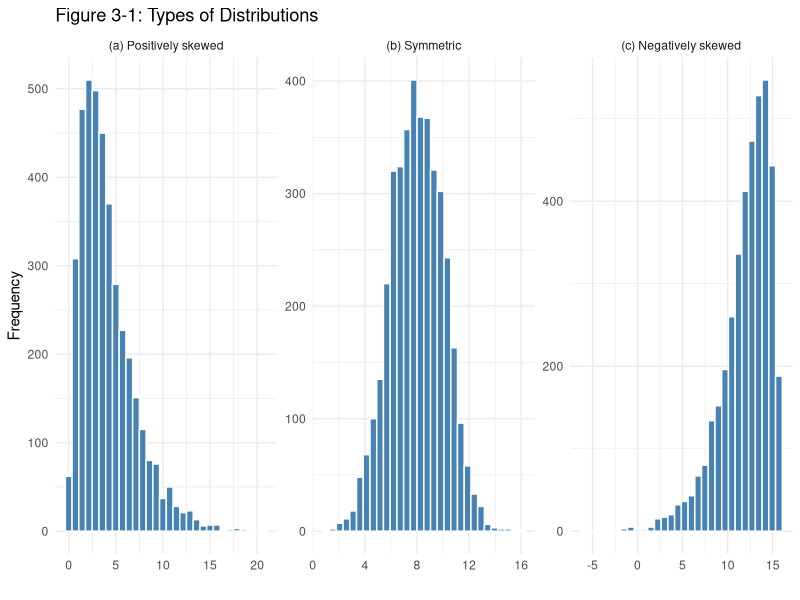
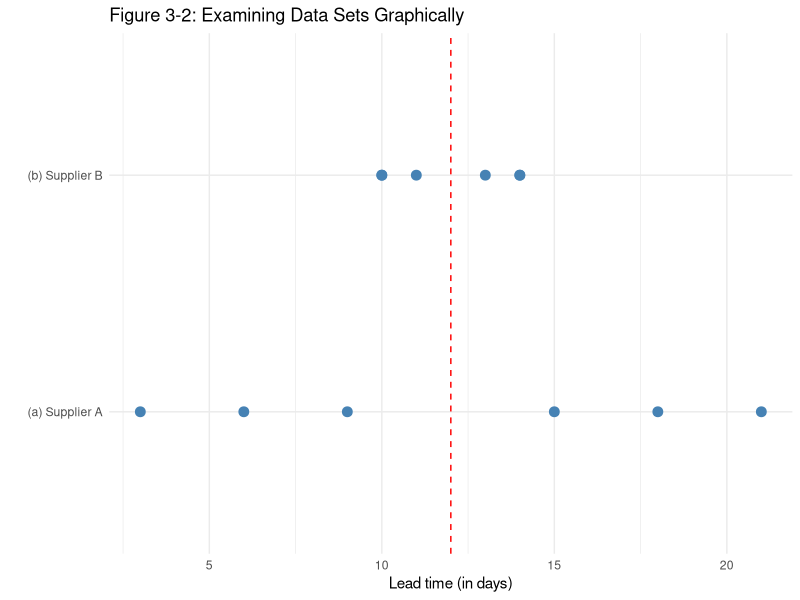
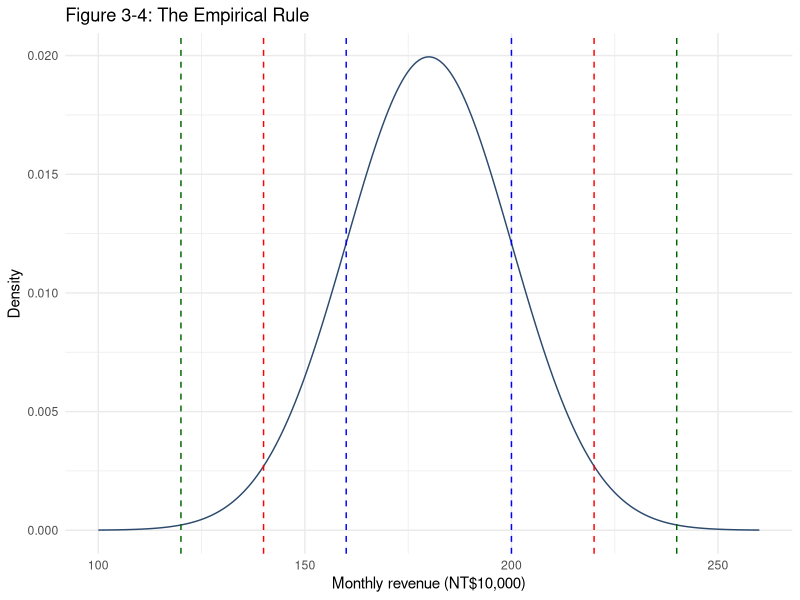
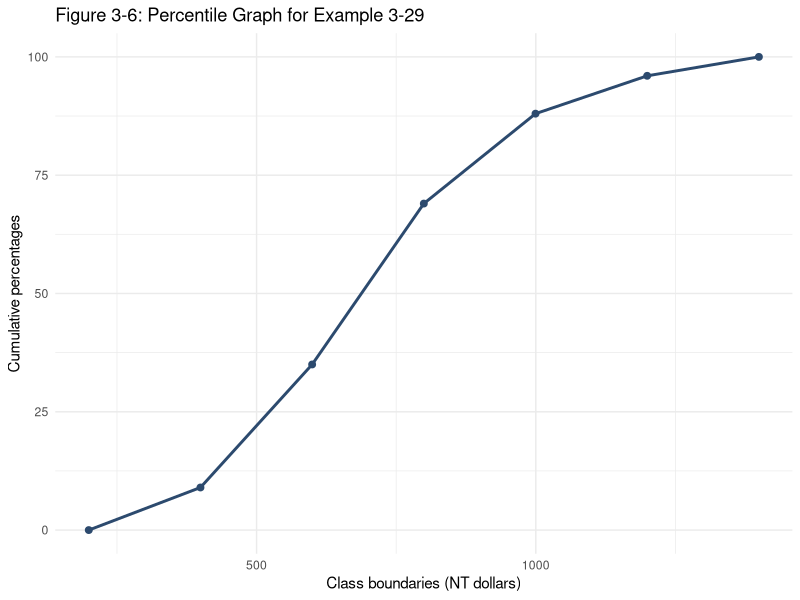
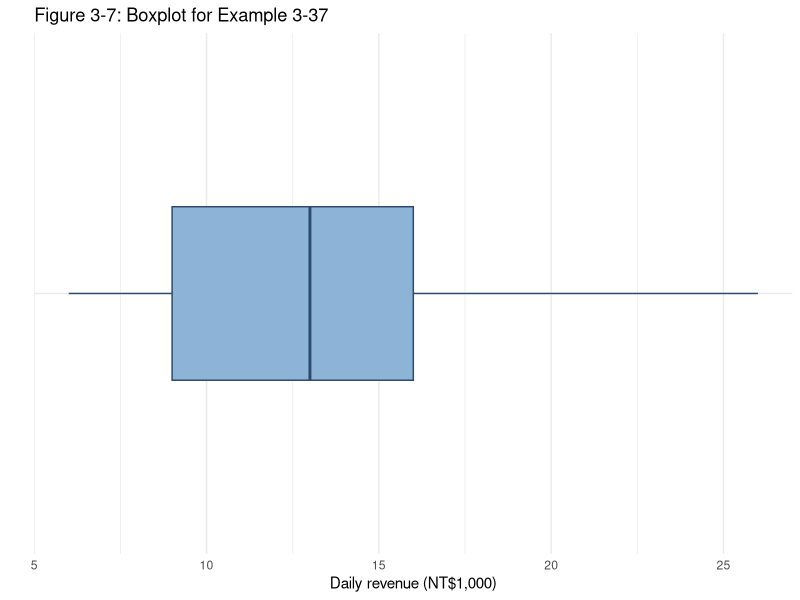
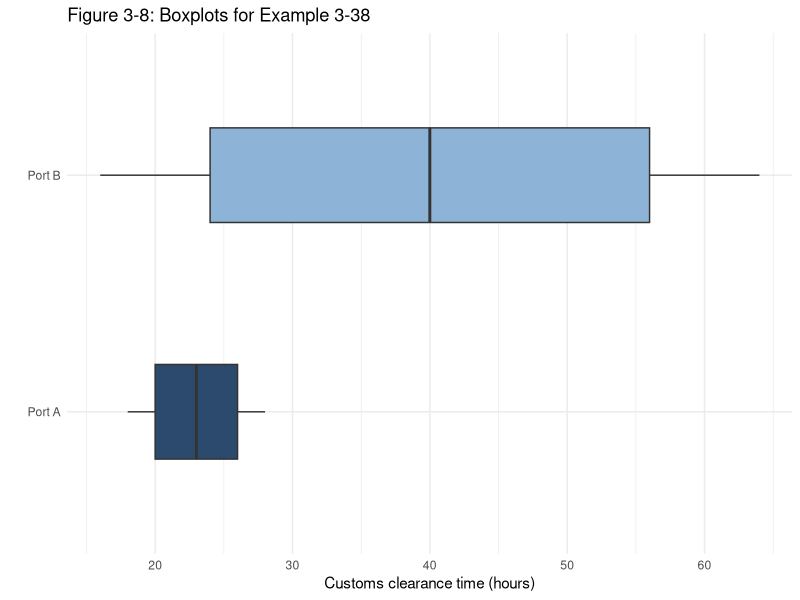

Source code (R) for these figures, in order:
## ---- chunk 1
library(tidyverse)
## ---- chunk 2
coffee_revenue <- c(2.8, 3.5, 4.1, 2.6, 5.0, 3.9, 4.4, 3.2, 4.7)

sum(coffee_revenue)
round(mean(coffee_revenue), 2)
## ---- chunk 3
export_value <- c(486, 512, 545, 578, 614)

sum(export_value)
mean(export_value)
## ---- chunk 4
lower <- c(9.5, 14.5, 19.5, 24.5, 29.5)
upper <- lower + 5

stall_revenue <- tibble(Class = paste0(lower, "-", upper),
                        f  = c(8, 7, 5, 3, 2),
                        Xm = (lower + upper) / 2) |>
  mutate(fXm = f * Xm)

knitr::kable(stall_revenue, align = "c")
## ---- chunk 5
sum(stall_revenue$f)
sum(stall_revenue$fXm)
sum(stall_revenue$fXm) / sum(stall_revenue$f)
## ---- chunk 6
mrt_passengers <- c(42, 57, 38, 61, 49, 55, 44)

sort(mrt_passengers)
length(mrt_passengers)
median(mrt_passengers)
## ---- chunk 7
containers_teu <- c(146, 133, 171, 119, 154, 126, 162, 140)

sort(containers_teu)
length(containers_teu)
median(containers_teu)
## ---- chunk 8
delivery_time <- c(32, 28, 35, 28, 41, 37, 26)

sort(delivery_time)
table(delivery_time)
## ---- chunk 9
pickers <- c(18, 18, 18, 18, 18,
             21, 23, 23, 23, 24,
             23, 25, 26, 25, 23)

picker_counts <- table(pickers)
picker_counts
names(picker_counts)[picker_counts == max(picker_counts)]
## ---- chunk 10
hotel_rating <- c(4.3, 3.8, 4.6, 3.5, 4.1, 3.9, 4.8, 4.2)

table(hotel_rating)
max(table(hotel_rating))
## ---- chunk 11
stall_revenue |> select(Class, f) |> knitr::kable(align = "c")

stall_revenue$Class[which.max(stall_revenue$f)]
## ---- chunk 12
payment <- tibble(Method = c("Credit card", "Mobile payment", "Cash",
                             "Store credit", "Bank transfer"),
                  Number = c(214, 168, 95, 32, 11))

knitr::kable(payment, align = "c")
payment$Method[which.max(payment$Number)]
## ---- chunk 13
salary <- c(180000, 72000, 48000, 35000, 35000)

mean(salary)
median(salary)
names(which.max(table(salary)))
## ---- chunk 14
cancellations <- c(6, 41, 97, 112, 58)

min(cancellations)
max(cancellations)
(min(cancellations) + max(cancellations)) / 2
## ---- chunk 15
containers_loaded <- c(318, 742, 906, 455, 264)

min(containers_loaded)
max(containers_loaded)
(min(containers_loaded) + max(containers_loaded)) / 2
## ---- chunk 16
courses <- tibble(
  Course  = c("International Trade Practice", "Business Statistics",
              "Managerial Accounting", "Business English Presentation"),
  Credits = c(4, 3, 3, 2),
  Grade   = c(4, 3, 2, 3))

knitr::kable(courses, align = "c")
round(sum(courses$Credits * courses$Grade) / sum(courses$Credits), 1)
## ---- chunk 17
set.seed(2026)
shapes <- tibble(
  value = c(rgamma(4000, 2, 0.5), rnorm(4000, 8, 2),
            16 - rgamma(4000, 2, 0.5)),
  shape = rep(c("(a) Positively skewed", "(b) Symmetric",
                "(c) Negatively skewed"), each = 4000))

p_shapes <- ggplot(shapes, aes(x = value)) +
  geom_histogram(bins = 30, fill = "steelblue", color = "white") +
  facet_wrap(~ shape, scales = "free") +
  labs(title = "Figure 3-1: Types of Distributions", x = "", y = "Frequency") +
  theme_minimal()
## ---- chunk 18
p_shapes
## ---- chunk 19
supplier_a <- c(9, 21, 3, 15, 6, 18)
supplier_b <- c(14, 10, 13, 11, 14, 10)

c(sum = sum(supplier_a), mean = mean(supplier_a))
c(sum = sum(supplier_b), mean = mean(supplier_b))
## ---- chunk 20
tibble(Supplier = rep(c("(a) Supplier A", "(b) Supplier B"), each = 6),
       Days = c(supplier_a, supplier_b)) |>
  ggplot(aes(x = Days, y = Supplier)) +
  geom_point(size = 3, color = "steelblue") +
  geom_vline(xintercept = 12, linetype = "dashed", color = "red") +
  labs(title = "Figure 3-2: Examining Data Sets Graphically",
       x = "Lead time (in days)", y = "") +
  theme_minimal()
## ---- chunk 21
diff(range(supplier_a))
diff(range(supplier_b))
## ---- chunk 22
parcels <- c(37, 62, 19, 48, 55, 41)

diff(range(parcels))
## ---- chunk 23
deviations_a <- tibble(X = supplier_a, dev = X - mean(supplier_a), dev2 = dev^2)

knitr::kable(deviations_a, col.names = c("Values X", "X - mu", "(X - mu)^2"),
             align = "c")
sum(deviations_a$dev2)
## ---- chunk 24
population_variance <- function(values) mean((values - mean(values))^2)

variance_a <- population_variance(supplier_a)
variance_a
round(sqrt(variance_a), 1)
## ---- chunk 25
deviations_b <- tibble(X = supplier_b, dev = X - mean(supplier_b), dev2 = dev^2)
knitr::kable(deviations_b, col.names = c("X", "X - mu", "(X - mu)^2"), align = "c")
## ---- chunk 26
variance_b <- population_variance(supplier_b)
variance_b
round(sqrt(variance_b), 1)
## ---- chunk 27
export_orders <- c(14, 50, 26, 38, 32)
deviations <- tibble(X = export_orders, dev = X - mean(export_orders), dev2 = dev^2)
knitr::kable(deviations, col.names = c("X", "X - Xbar", "(X - Xbar)^2"), align = "c")
## ---- chunk 28
sum(deviations$dev2)
var(export_orders)
round(sd(export_orders), 1)
## ---- chunk 29
n_offices <- length(export_orders)

sum(export_orders)
sum(export_orders^2)

shortcut_variance <- (n_offices * sum(export_orders^2) - sum(export_orders)^2) /
  (n_offices * (n_offices - 1))
shortcut_variance
var(export_orders)
## ---- chunk 30
picking_times <- tibble(
  Class = c("4.5-9.5", "9.5-14.5", "14.5-19.5", "19.5-24.5",
            "24.5-29.5", "29.5-34.5", "34.5-39.5"),
  f  = c(2, 3, 5, 4, 3, 2, 1),
  Xm = c(7, 12, 17, 22, 27, 32, 37)) |>
  mutate(fXm = f * Xm, fXm2 = f * Xm^2)

knitr::kable(picking_times, align = "c")
## ---- chunk 31
n_orders  <- sum(picking_times$f)
sum_fxm   <- sum(picking_times$fXm)
sum_fxm2  <- sum(picking_times$fXm2)

c(n = n_orders, sum_fxm = sum_fxm, sum_fxm2 = sum_fxm2)

grouped_variance <- (n_orders * sum_fxm2 - sum_fxm^2) / (n_orders * (n_orders - 1))
round(grouped_variance, 1)
round(sqrt(grouped_variance), 1)
## ---- chunk 32
regional_sales <- tibble(City      = c("Taipei", "Kaohsiung"),
                         mean_sales = c(268, 194),
                         sd_sales   = c(52.3, 41.7)) |>
  mutate(CVar = round(sd_sales / mean_sales * 100, 1))

knitr::kable(regional_sales, align = "c")
## ---- chunk 33
hotel_measures <- tibble(Variable = c("Occupancy rate", "Daily room rate"),
                         mean_value = c(72.5, 4850),
                         variance   = c(27.04, 336400)) |>
  mutate(CVar = round(sqrt(variance) / mean_value * 100, 1))

knitr::kable(hotel_measures, align = "c")
## ---- chunk 34
containers_per_hour <- c(16, 13, 22, 10, 18, 14, 19, 16)

mean(containers_per_hour)
round(sd(containers_per_hour), 1)
diff(range(containers_per_hour)) / 4
round(mean(containers_per_hour) + c(-2, 2) * sd(containers_per_hour), 1)
## ---- chunk 35
mean_rent <- 12000
sd_rent   <- 1500
k <- 2

(1 - 1 / k^2) * 100
mean_rent + c(-k, k) * sd_rent
## ---- chunk 36
k <- (11.00 - 8.00) / 1.20
k
(1 - 1 / k^2) * 100
## ---- chunk 37
mean_revenue <- 180
sd_revenue   <- 20

p_empirical <- tibble(
  x = seq(mean_revenue - 4 * sd_revenue, mean_revenue + 4 * sd_revenue,
          length.out = 500),
  y = dnorm(x, mean_revenue, sd_revenue)) |>
  ggplot(aes(x, y)) +
  geom_line(color = "#2c4a6e") +
  geom_vline(xintercept = mean_revenue + c(-1, 1) * sd_revenue,
             color = "blue", linetype = 2) +
  geom_vline(xintercept = mean_revenue + c(-2, 2) * sd_revenue,
             color = "red", linetype = 2) +
  geom_vline(xintercept = mean_revenue + c(-3, 3) * sd_revenue,
             color = "darkgreen", linetype = 2) +
  labs(title = "Figure 3-4: The Empirical Rule",
       x = "Monthly revenue (NT$10,000)", y = "Density") +
  theme_minimal()
## ---- chunk 38
p_empirical
## ---- chunk 39
hourly_wage <- c(200, 185, 215, 185, 215)
raised_wage <- hourly_wage + 20

c(mean = mean(hourly_wage), sd = sd(hourly_wage))
c(mean = mean(raised_wage), sd = sd(raised_wage))
## ---- chunk 40
weekly_hours   <- c(18, 14, 22, 14, 22)
weekly_minutes <- weekly_hours * 60

c(mean = mean(weekly_hours),   sd = sd(weekly_hours))
c(mean = mean(weekly_minutes), sd = sd(weekly_minutes))
## ---- chunk 41
call_times <- tibble(Site      = c("Taipei", "Taichung"),
                     time      = c(6.3, 6.8),
                     mean_time = c(4.8, 5.4),
                     sd_time   = c(0.6, 0.8)) |>
  mutate(z = (time - mean_time) / sd_time)

knitr::kable(call_times, align = "c")
## ---- chunk 42
branch_revenue <- tibble(Branch       = c("24-hour", "Campus"),
                         revenue      = c(45000, 33000),
                         mean_revenue = c(52000, 38000),
                         sd_revenue   = c(5000, 4000)) |>
  mutate(z = (revenue - mean_revenue) / sd_revenue)

knitr::kable(branch_revenue, align = "c")
## ---- chunk 43
order_values <- tibble(
  Class = c("199.5-399.5", "399.5-599.5", "599.5-799.5",
            "799.5-999.5", "999.5-1199.5", "1199.5-1399.5"),
  upper = c(399.5, 599.5, 799.5, 999.5, 1199.5, 1399.5),
  f     = c(18, 52, 68, 38, 16, 8)) |>
  mutate(cum_f = cumsum(f), cum_pct = cum_f / sum(f) * 100)

knitr::kable(order_values, align = "c")
## ---- chunk 44
bind_rows(tibble(upper = 199.5, cum_pct = 0), order_values) |>
  ggplot(aes(upper, cum_pct)) +
  geom_line(color = "#2c4a6e", linewidth = 1) +
  geom_point(size = 2, color = "#2c4a6e") +
  labs(title = "Figure 3-6: Percentile Graph for Example 3-29",
       x = "Class boundaries (NT dollars)", y = "Cumulative percentages") +
  theme_minimal()
## ---- chunk 45
returns <- c(14, 23, 9, 31, 18, 27, 12, 21, 35, 25)
sort(returns)

percentile_rank <- function(value, values) {
  (sum(values < value) + 0.5) / length(values) * 100
}
percentile_rank(18, returns)
## ---- chunk 46
sum(returns < 31)
percentile_rank(31, returns)
## ---- chunk 47
ordered_returns <- sort(returns)
ordered_returns

position <- length(returns) * 65 / 100
position
ordered_returns[ceiling(position)]
## ---- chunk 48
position <- length(returns) * 30 / 100
position
mean(ordered_returns[c(position, position + 1)])
## ---- chunk 49
quartiles_by_halves <- function(values) {
  ordered <- sort(values)
  half    <- floor(length(ordered) / 2)
  c(Q1 = median(head(ordered, half)),
    Q2 = median(ordered),
    Q3 = median(tail(ordered, half)))
}
## ---- chunk 50
deliveries <- c(22, 27, 19, 25, 31, 24, 27, 22, 26)
sort(deliveries)

quartiles_by_halves(deliveries)
quantile(deliveries, c(0.25, 0.50, 0.75))
## ---- chunk 51
quantile(deliveries, c(0.25, 0.75))
IQR(deliveries)
## ---- chunk 52
tickets <- c(8, 4, 18, 12, 57, 8, 14, 18)

quantile(tickets, c(0.25, 0.75))
IQR(tickets)

fences <- quantile(tickets, c(0.25, 0.75)) + c(-1.5, 1.5) * IQR(tickets)
fences
tickets[tickets < fences[1] | tickets > fences[2]]
## ---- chunk 53
daily_revenue <- c(14, 9, 26, 6, 16, 12, 8, 20, 16, 9)
sort(daily_revenue)

c(Min = min(daily_revenue),
  quantile(daily_revenue, c(0.25, 0.50, 0.75)),
  Max = max(daily_revenue))
## ---- chunk 54
ggplot(tibble(x = daily_revenue), aes(x = x, y = "")) +
  geom_boxplot(fill = "#8db4d6", color = "#2c4a6e", width = 0.4) +
  labs(title = "Figure 3-7: Boxplot for Example 3-37",
       x = "Daily revenue (NT$1,000)", y = "") +
  theme_minimal()
## ---- chunk 55
port_a <- c(22, 26, 20, 18, 24, 28, 20, 26)
port_b <- c(32, 56, 24, 16, 48, 64, 56, 24)

quantile(port_a, c(0.25, 0.50, 0.75))
quantile(port_b, c(0.25, 0.50, 0.75))
## ---- chunk 56
tibble(Hours = c(port_a, port_b),
       Port  = rep(c("Port A", "Port B"), each = 8)) |>
  ggplot(aes(x = Hours, y = Port, fill = Port)) +
  geom_boxplot(width = 0.4, show.legend = FALSE) +
  scale_fill_manual(values = c("#2c4a6e", "#8db4d6")) +
  labs(title = "Figure 3-8: Boxplots for Example 3-38",
       x = "Customs clearance time (hours)", y = "") +
  theme_minimal()
